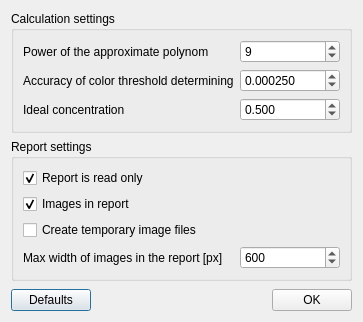
<?xml version="1.0" encoding="UTF-8"?>
<ui version="4.0">
 <class>SettingsDialog</class>
 <widget class="QDialog" name="SettingsDialog">
  <property name="windowModality">
   <enum>Qt::ApplicationModal</enum>
  </property>
  <property name="geometry">
   <rect>
    <x>0</x>
    <y>0</y>
    <width>436</width>
    <height>361</height>
   </rect>
  </property>
  <property name="windowTitle">
   <string>mixan: settings</string>
  </property>
  <property name="windowIcon">
   <iconset resource="mixan_icons.qrc">
    <normaloff>:/icons/icons/mixan.png</normaloff>:/icons/icons/mixan.png</iconset>
  </property>
  <property name="sizeGripEnabled">
   <bool>false</bool>
  </property>
  <layout class="QVBoxLayout" name="verticalLayout">
   <property name="sizeConstraint">
    <enum>QLayout::SetFixedSize</enum>
   </property>
   <item>
    <widget class="QGroupBox" name="groupBox">
     <property name="title">
      <string>Calculation settings</string>
     </property>
     <layout class="QGridLayout" name="gridLayout">
      <item row="0" column="0">
       <widget class="QLabel" name="label">
        <property name="text">
         <string>Power of the approximate polynom</string>
        </property>
       </widget>
      </item>
      <item row="0" column="1">
       <widget class="QSpinBox" name="spinBox_polyPower">
        <property name="minimumSize">
         <size>
          <width>100</width>
          <height>0</height>
         </size>
        </property>
        <property name="maximumSize">
         <size>
          <width>70</width>
          <height>16777215</height>
         </size>
        </property>
        <property name="minimum">
         <number>1</number>
        </property>
        <property name="maximum">
         <number>255</number>
        </property>
        <property name="value">
         <number>9</number>
        </property>
       </widget>
      </item>
      <item row="1" column="0">
       <widget class="QLabel" name="label_3">
        <property name="text">
         <string>Accuracy of color threshold determining</string>
        </property>
       </widget>
      </item>
      <item row="1" column="1">
       <widget class="QDoubleSpinBox" name="doubleSpinBox_intersectAccur">
        <property name="minimumSize">
         <size>
          <width>100</width>
          <height>0</height>
         </size>
        </property>
        <property name="decimals">
         <number>6</number>
        </property>
        <property name="maximum">
         <double>1.000000000000000</double>
        </property>
        <property name="singleStep">
         <double>0.000100000000000</double>
        </property>
        <property name="value">
         <double>0.000250000000000</double>
        </property>
       </widget>
      </item>
      <item row="2" column="0">
       <widget class="QLabel" name="label_4">
        <property name="text">
         <string>Ideal concentration</string>
        </property>
       </widget>
      </item>
      <item row="2" column="1">
       <widget class="QDoubleSpinBox" name="doubleSpinBox_idealConc">
        <property name="minimumSize">
         <size>
          <width>100</width>
          <height>0</height>
         </size>
        </property>
        <property name="decimals">
         <number>3</number>
        </property>
        <property name="maximum">
         <double>1.000000000000000</double>
        </property>
        <property name="singleStep">
         <double>0.100000000000000</double>
        </property>
        <property name="value">
         <double>0.500000000000000</double>
        </property>
       </widget>
      </item>
     </layout>
    </widget>
   </item>
   <item>
    <widget class="QGroupBox" name="groupBox_2">
     <property name="title">
      <string>Report settings</string>
     </property>
     <layout class="QGridLayout" name="gridLayout_2">
      <item row="1" column="0">
       <widget class="QCheckBox" name="checkBox_imagesInReport">
        <property name="text">
         <string>Images in report</string>
        </property>
        <property name="checked">
         <bool>true</bool>
        </property>
       </widget>
      </item>
      <item row="3" column="0">
       <widget class="QLabel" name="label_2">
        <property name="text">
         <string>Max width of images in the report [px]</string>
        </property>
       </widget>
      </item>
      <item row="3" column="1">
       <widget class="QSpinBox" name="spinBox_imgWidth">
        <property name="minimumSize">
         <size>
          <width>100</width>
          <height>0</height>
         </size>
        </property>
        <property name="maximumSize">
         <size>
          <width>70</width>
          <height>16777215</height>
         </size>
        </property>
        <property name="minimum">
         <number>10</number>
        </property>
        <property name="maximum">
         <number>10000</number>
        </property>
        <property name="value">
         <number>600</number>
        </property>
       </widget>
      </item>
      <item row="2" column="0">
       <widget class="QCheckBox" name="checkBox_createTempGraph">
        <property name="toolTip">
         <string>mixan temporary directory is ~/mixan_temp</string>
        </property>
        <property name="text">
         <string>Create temporary image files</string>
        </property>
       </widget>
      </item>
      <item row="0" column="0">
       <widget class="QCheckBox" name="checkBox_reportRO">
        <property name="text">
         <string>Report is read only</string>
        </property>
        <property name="checked">
         <bool>true</bool>
        </property>
       </widget>
      </item>
     </layout>
    </widget>
   </item>
   <item>
    <spacer name="verticalSpacer">
     <property name="orientation">
      <enum>Qt::Vertical</enum>
     </property>
     <property name="sizeHint" stdset="0">
      <size>
       <width>20</width>
       <height>2</height>
      </size>
     </property>
    </spacer>
   </item>
   <item>
    <layout class="QHBoxLayout" name="horizontalLayout">
     <item>
      <widget class="QPushButton" name="pushButton_defaults">
       <property name="text">
        <string>Defaults</string>
       </property>
      </widget>
     </item>
     <item>
      <spacer name="horizontalSpacer">
       <property name="orientation">
        <enum>Qt::Horizontal</enum>
       </property>
       <property name="sizeHint" stdset="0">
        <size>
         <width>40</width>
         <height>20</height>
        </size>
       </property>
      </spacer>
     </item>
     <item>
      <widget class="QPushButton" name="pushButton_OK">
       <property name="text">
        <string>OK</string>
       </property>
      </widget>
     </item>
    </layout>
   </item>
  </layout>
 </widget>
 <tabstops>
  <tabstop>spinBox_polyPower</tabstop>
  <tabstop>doubleSpinBox_intersectAccur</tabstop>
  <tabstop>doubleSpinBox_idealConc</tabstop>
  <tabstop>checkBox_reportRO</tabstop>
  <tabstop>checkBox_imagesInReport</tabstop>
  <tabstop>checkBox_createTempGraph</tabstop>
  <tabstop>spinBox_imgWidth</tabstop>
  <tabstop>pushButton_OK</tabstop>
  <tabstop>pushButton_defaults</tabstop>
 </tabstops>
 <resources>
  <include location="mixan_icons.qrc"/>
 </resources>
 <connections/>
</ui>
